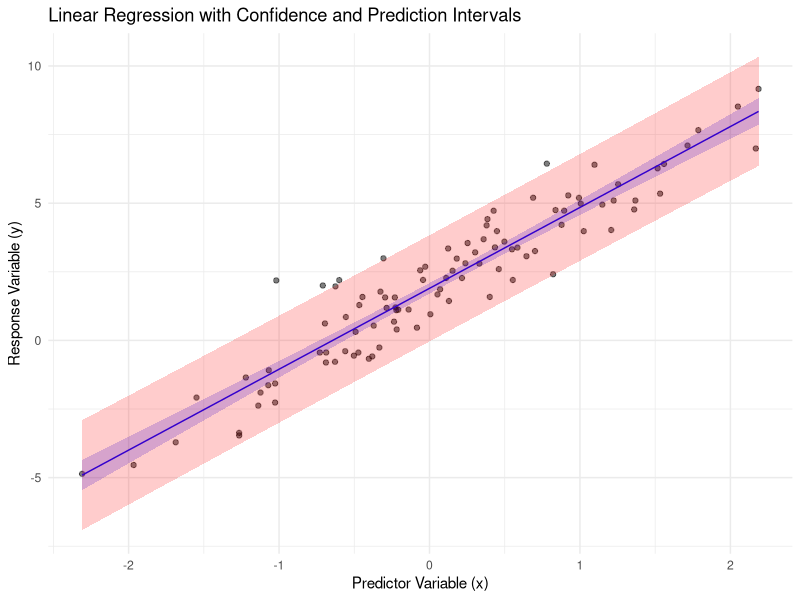

This figure's R source: (Note: this script raises an error after producing the figure.)
# Load necessary libraries
library(ggplot2)

# Create some example data
set.seed(123)
x <- rnorm(100)
y <- 2 + 3 * x + rnorm(100)

# Fit a linear model
model <- lm(y ~ x)

# Create a data frame for predictions
new_data <- data.frame(x = seq(min(x), max(x), length.out = 100))
predictions <- predict(model, newdata = new_data, interval = "confidence")
predictions_pred <- predict(model, newdata = new_data, interval = "prediction")

# Combine predictions with new data
new_data <- cbind(new_data, predictions)

# Plot the results
ggplot(data = new_data, aes(x = x)) +
  geom_point(aes(y = y), data = data.frame(x, y), alpha = 0.5) +
  geom_line(aes(y = fit), color = "blue") +
  geom_ribbon(aes(ymin = lwr, ymax = upr), alpha = 0.2, fill = "blue") +
  geom_ribbon(aes(ymin = predictions_pred[,2], ymax = predictions_pred[,3]), alpha = 0.2, fill = "red") +
  labs(title = "Linear Regression with Confidence and Prediction Intervals",
       y = "Response Variable (y)",
       x = "Predictor Variable (x)") +
  theme_minimal()


# Choose a specific point for visualization
specific_x <- 0  # Change this to any x value of interest
predicted_y <- predict(model, newdata = data.frame(x = specific_x))

# Calculate the standard deviation of residuals
residuals <- model$residuals
sigma <- sd(residuals)

# Create a normal distribution curve centered at the predicted value
x_norm <- seq(predicted_y - 3*sigma, predicted_y + 3*sigma, length.out = 100)
y_norm <- dnorm(x_norm, mean = predicted_y, sd = sigma)

# Create a plot
ggplot() +
  geom_point(aes(x = x, y = y), alpha = 0.5) +  # Original data points
  geom_line(aes(x = new_data$x, y = predictions), color = "blue") +  # Regression line
  geom_line(aes(x = x_norm, y = y_norm * max(y) / max(y_norm) + predicted_y), color = "red") +  # Normal distribution curve
  geom_point(aes(x = specific_x, y = predicted_y), color = "green", size = 3) +  # Specific point
  labs(title = "Normal Distribution of Residuals Around a Predicted Value",
       x = "Predictor Variable (x)",
       y = "Response Variable (y)") +
  theme_minimal()
